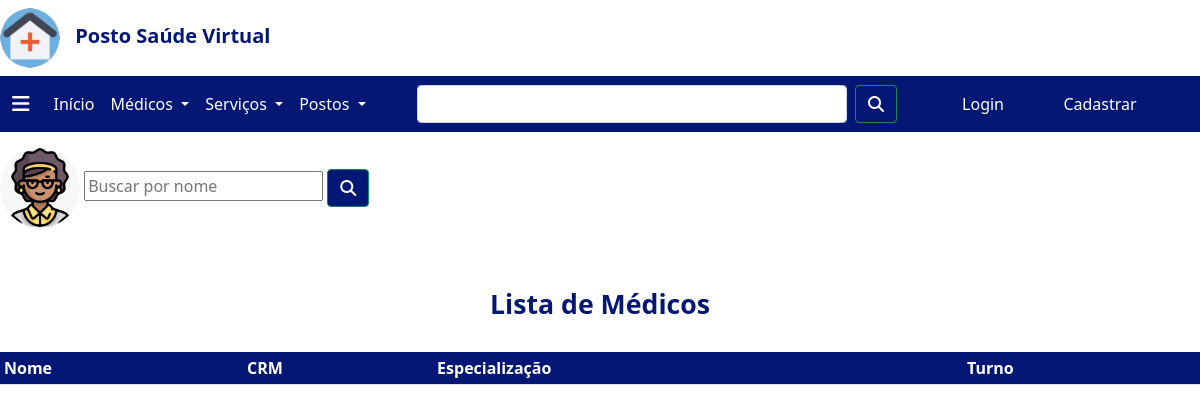
The page /medicos/ on the database as committed earlier.
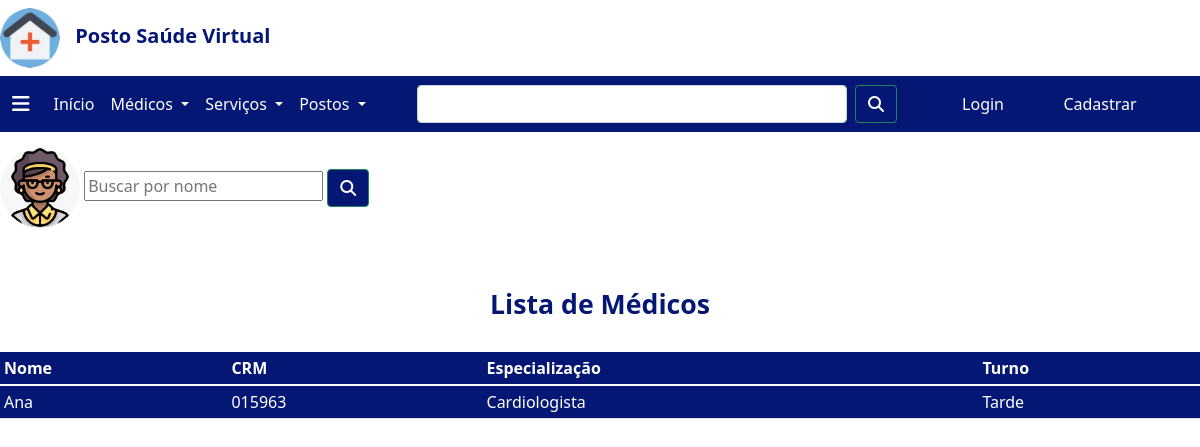
The same page on the database as committed later.
### medico/models.py (models this page shows, shortened)
class Medico (models.Model):
    nome_completo = models.CharField(max_length=256)
    crm = models.CharField(max_length=256)
    especializacao = models.CharField(max_length=256)
    turno = models.CharField(max_length=256)
    email = models.EmailField(max_length=256)
    senha = models.CharField(max_length=256)

### medico/views.py (the view)
# urls.py: path('', ListaMedicoView.as_view(), name='medico.index'),
class ListaMedicoView(ListView):
    model = Medico
    queryset = Medico.objects.all().order_by('nome_completo')
    def get_queryset(self):
        queryset = super().get_queryset();
        filtro_nome =self.request.GET.get('nome') or None
        if filtro_nome:
            queryset = queryset.filter(nome_completo__contains=filtro_nome)
        return queryset

### medico/templates/medico/medico_list.html (shortened to what this page needs)
{% extends 'menu.html' %}
{% load static %}
{% block content %}
<link rel="stylesheet" href="{% static 'css/medico_list.css' %}">
<form action="" method="get" class="form-busca">
    <img class="atendente-img" src="{% static 'img/atendente.png' %}">
    <input type="text" name="nome" placeholder="Buscar por nome" id="busca">
    <button id="botao-pesquisa" class="btn btn-outline-success" type="submit"><i class="fa-solid fa-magnifying-glass"></i></button>
</form>
<div class="table-responsive">
    <h1> <center><b>Lista de Médicos</b></center></h1>
    <br>
    <table class="table table-blue table-sm">
        <thead>
            <tr>
                <th>Nome</th>
                <th>CRM</th>
                <th>Especialização</th>
                <th>Turno</th>
            </tr>
        </thead>
        <tbody>
            {% for medico in object_list %}
            <tr>
                <td>{{ medico.nome_completo }}</td>
                <td>{{ medico.crm }}</td>
                <td>{{ medico.especializacao }}</td>
                <td>{{ medico.turno }}</td>
            </tr>
            {% endfor %}
        </tbody>
    </table>
</div>
{% endblock %}

### templates/menu.html (shortened to what this page needs)
{% load static %}
<!DOCTYPE html>
<html lang="pt-br">
<head>
    <link href="https://cdn.jsdelivr.net/npm/bootstrap@5.1.3/dist/css/bootstrap.min.css" rel="stylesheet">
    <link rel="stylesheet" href="https://cdn.jsdelivr.net/npm/bootstrap-icons@1.8.1/font/bootstrap-icons.css">
    <link rel="stylesheet" href="{% static 'css/menu.css' %}">
</head>
<body>
        <div class="cabecalho-logo">
            <header class="cabecalho">
                <img class="logo" src="{% static 'img/my-logo.png' %}">
                <span><strong>Posto Saúde Virtual</strong></span>
            </header>
        </div>
        <div class="menu">
            <nav class="navbar navbar-expand-lg">
              <div class="container-fluid">
                <a class="navbar-brand" href="#"><i class="fa-solid fa-bars" id="icon-nav"></i></a>
                <div class="collapse navbar-collapse" id="navbarSupportedContent">
                  <ul class="navbar-nav me-auto mb-2 mb-lg-0">
                    <li class="nav-item">
                      <a class="nav-link activate" aria-current="page" href="{% url 'pages:home' %}" id="first-menu">Início</a>
                    </li>
                    <li class="nav-item dropdown">
                      <a class="nav-link dropdown-toggle" href="#" id="navbarDropdown" role="button" data-bs-toggle="dropdown" aria-expanded="false">
                        Médicos
                      </a>
                    </li>
                    <li class="nav-item dropdown">
                      <a class="nav-link dropdown-toggle" href="#" id="navbarDropdown" role="button" data-bs-toggle="dropdown" aria-expanded="false">
                        Serviços
                      </a>
                    </li>
                    <li class="nav-item dropdown">
                      <a class="nav-link dropdown-toggle" href="#" id="navbarDropdown" role="button" data-bs-toggle="dropdown" aria-expanded="false">
                        Postos
                      </a>
                    </li>
                  </ul>
                  <form class="d-flex">
                    <input class="form-control me-2" type="search" aria-label="Search">
                    <button class="btn btn-outline-success" type="submit"><i class="fa-solid fa-magnifying-glass"></i></button>
                  </form>
                  <ul class="navbar-nav me-auto mb-2 mb-lg-0">
                    {% if user.is_authenticated %}
                    <li class="nav-item">
                      <a class="nav-link disabled" href="#" id="first-menu">Bem-vindo(a), {{ user.get_username }}</a>
                  </li>
                    <li class="nav-item">
                      <a class="nav-link" href="{% url 'account_logout' %}" id="first-menu">Sair</a>
                  </li>
                    {% else %}
                    <li class="nav-item">
                      <a class="nav-link" aria-current="page" href="{% url 'account_login' %}" id="first-menu">Login</a>
                    </li>
                  </ul>
                  <ul class="navbar-nav me-auto mb-2 mb-lg-0">
                    <li class="nav-item">
                      <a class="nav-link" href="{% url 'account_signup' %}" id="first-menu">
                        Cadastrar
                      </a>
                    </li>
                    {% endif %}
                  </ul>
                </div>
              </div>
            </nav>
          </div>
    <main>
        {% block content %}
        {% endblock %}
    </main>
</body>
</html>

### static/css/menu.css (style rules this page uses)
.cabecalho { width: 23vw; color: #051775; font-size: 15pt; }
.logo { width: 5vw; border-radius: 100%; }
strong { margin-left: 0.5em; }
.cabecalho-logo { margin-top: 0.5em; }
.menu { margin-top: 0.5em; }
.navbar { background-color: #051775; }
#icon-nav { color: #ffffff; }
#first-menu { color: #ffffff; }
#navbarDropdown { color: #ffffff; }
.d-flex { width: 40vw; margin-right: 5%; }
.btn { background: none; color: #ffffff; }

### static/css/medico_list.css (style rules this page uses)
.atendente-img { height: 10vh; border-radius: 100%; }
.form-busca { margin-top: 1em; }
#botao-pesquisa { background-color: #051775; }
a { text-decoration: none; color: #ffffff; }
table { background-color: #051775; }
thead { color:white; }
tbody { color:white; }
h1 { color: #051775; font-size: 20pt; }
.table-responsive { margin-top: 5%; }

Rows that differ between the two databases and show on the page:
added Medico: nome_completo "Ana", crm "015963", especializacao "Cardiologista", turno "Tarde"
